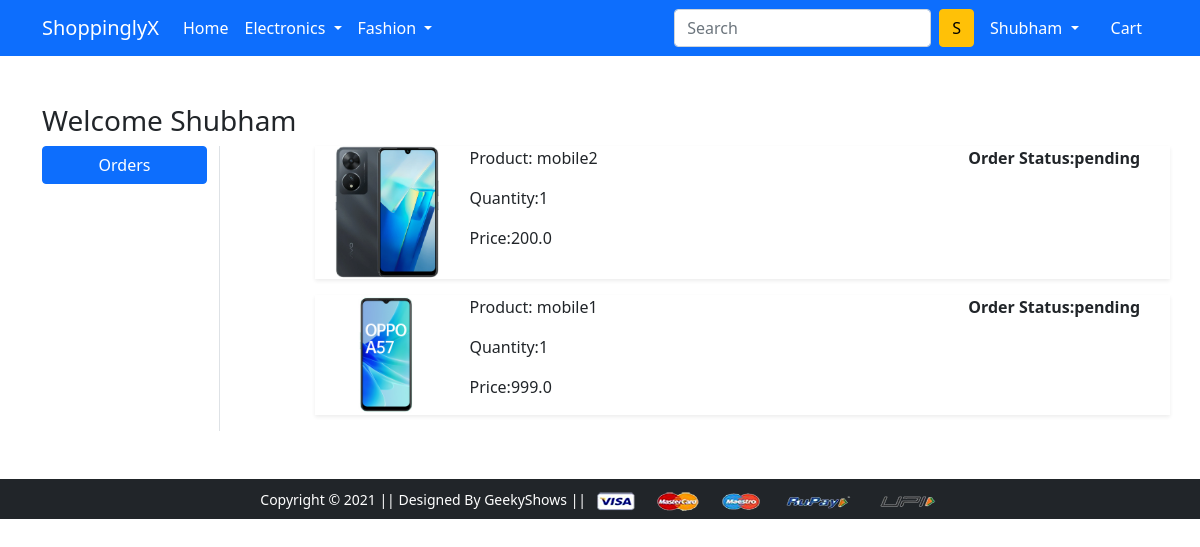
/orders/ (signed in), run on the app's committed database.
### app/models.py (models this page shows, shortened)
class OrderPLaced(models.Model):
    user = models.ForeignKey(User , on_delete=models.CASCADE)
    customer = models.ForeignKey(Customer , on_delete=models.CASCADE)
    product = models.ForeignKey(Product, on_delete=models.CASCADE)
    quantity = models.PositiveIntegerField(default=1)
    order_date = models.DateTimeField(auto_now_add=True)
    status = models.CharField(max_length=50 , choices=STATUS_CHOICES , default='pending')
    @property
    def total_cost(self):
        return self.quantity * self.product.discount_price

class Product(models.Model):
    title =models.CharField(max_length=100)
    selling_price = models.FloatField()
    discount_price = models.FloatField()
    description = models.TextField()
    brand = models.CharField(max_length=100)
    category = models.CharField(choices=CATEGORY_CHOICES , max_length=2)
    product_image = models.ImageField(upload_to='productimg')

### app/views.py (the view)
# urls.py: path('orders/', views.orders, name='orders'),
@login_required
def orders(request):
 op = OrderPLaced.objects.filter(user = request.user)
 return render(request, 'app/orders.html',{'order_placed':op})

### app/templates/app/orders.html (shortened to what this page needs)
{% extends 'app/base.html' %}
{% load static %}
{% block main-content %}
<div class="container my-5">
 <div class="row">
 <h3>Welcome <span class="text-capitalize">{{request.user}}</span></h3>
  <div class="col-sm-2 border-end">
   <ul class="list-unstyled">
    <li class="d-grid"><a href="{% url 'orders' %}" class="btn btn-primary">Orders</a></li>
   </ul>
  </div>
  <div class="col-sm-9 offset-sm-1">
    {% for op in order_placed %}
   <div class="row shadow-sm mb-3">
    <div class="col-sm-2">
        <img src="{{op.product.product_image.url}}" alt="" srcset="" class="img-fluid" height="150" width="150">
    </div>
    <div class="col-sm-7">
        <p>Product: {{op.product.title}}</p>
        <p>Quantity:{{op.quantity}}</p>
        <p>Price:{{op.total_cost}}</p>
    </div>
    <div class="col-sm-3 fw-bold">
        <p>Order Status:{{op.status}}</p>
    </div>
   </div>
   {% endfor %}
  </div>
 </div>
</div>
{% endblock main-content %}

### app/templates/app/base.html (shortened to what this page needs)
<!doctype html>
{% load static %}
<html lang="en">
  <head>
    <link href="https://cdn.jsdelivr.net/npm/bootstrap@5.0.0-beta1/dist/css/bootstrap.min.css" rel="stylesheet">
    <link rel="stylesheet" href="{% static 'app/css/owl.carousel.min.css' %}">
    <link rel="stylesheet" href="{% static 'app/css/all.min.css' %}">
    <link rel="stylesheet" href="{% static 'app/css/style.css' %}">
  </head>
  <body>
    <nav class="navbar navbar-expand-lg navbar-dark bg-primary">
     <div class="container">
       <a class="navbar-brand" href="/">ShoppinglyX</a>
       <div class="collapse navbar-collapse" id="navbarSupportedContent">
         <ul class="navbar-nav me-auto mb-2 mb-lg-0">
           <li class="nav-item">
             <a class="nav-link active" aria-current="page" href="/">Home</a>
           </li>
           <li class="nav-item dropdown">
             <a class="nav-link dropdown-toggle text-white" href="#" id="electronicsDropdown" role="button" data-bs-toggle="dropdown" aria-expanded="false">
               Electronics
             </a>
           </li>
           <li class="nav-item dropdown">
             <a class="nav-link dropdown-toggle text-white" href="#" id="fashionDropdown" role="button" data-bs-toggle="dropdown" aria-expanded="false">
               Fashion
             </a>
           </li>
         </ul>
         <form method="GET" action="/search" class="d-flex">
           <input class="form-control me-2" type="search" placeholder="Search" aria-label="Search" name="query" id="query">
           <button class="btn btn-warning" type="submit">S</button>
         </form>
         <div>
          <ul class="navbar-nav me-auto mb-2 mb-lg-0">
          {% if request.user.is_authenticated %}
           <li class="nav-item dropdown mx-2">
              <a class="nav-link dropdown-toggle text-white" href="#" id="profileDropdown" role="button" data-bs-toggle="dropdown" aria-expanded="false">
                {{request.user.username|capfirst}}
              </a>
            </li>
            <li class="nav-item mx-2">
              <a href="{% url 'show_cart' %}" class="nav-link text-white">{% for cart in carts %}<span class="badge bg-danger">{{forloop.counter}}</span>{% endfor %} Cart </a>
            </li>
            {% endif %}
          </ul>
         </div>
       </div>
     </div>
    </nav>
    {% block main-content %} {% endblock main-content %}
    <footer class="container-fluid bg-dark text-center p-2 mt-5">
        <small class="text-white">Copyright &copy; 2021 || Designed By GeekyShows || </small>
        <img src="{% static 'app/images/payment.png' %}" alt="" srcset="" class="img-fluid" height="2px">
    </footer>
  </body>
</html>

### data on the page
OrderPLaced: product.product_image (picture), product "mobile2", quantity "1", total_cost "200.0", status "pending"
OrderPLaced: product.product_image (picture), product "mobile1", quantity "1", total_cost "999.0", status "pending"

### other printed values
{{ request.user.username|capfirst }} "Shubham"
{{ request.user }} "Shubham"
